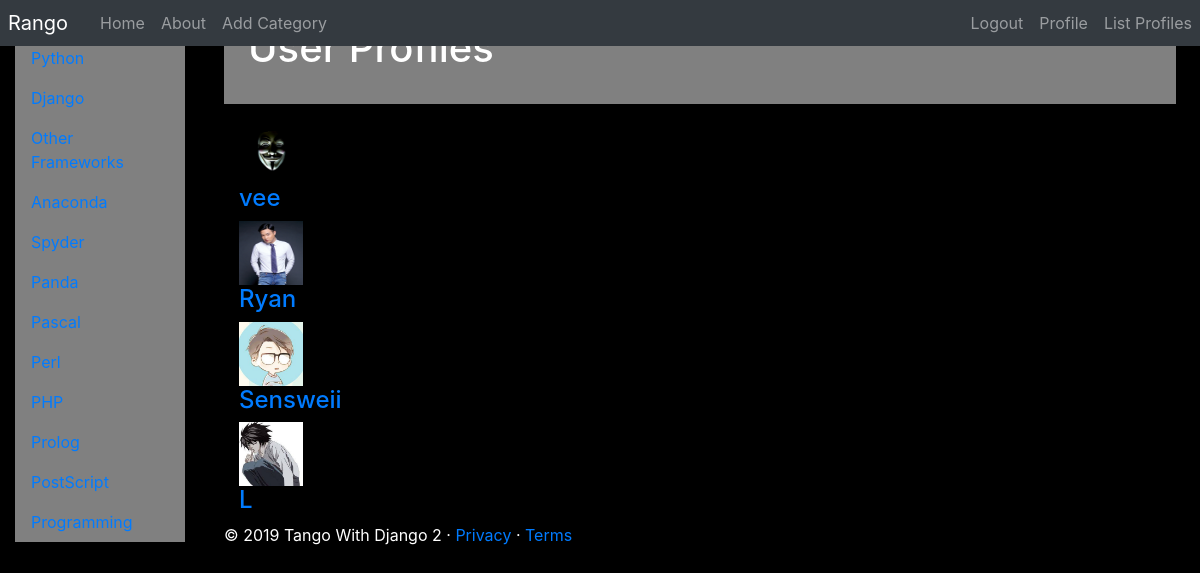
/rango/profiles/ (signed in), run on an earlier commit of the app's database.
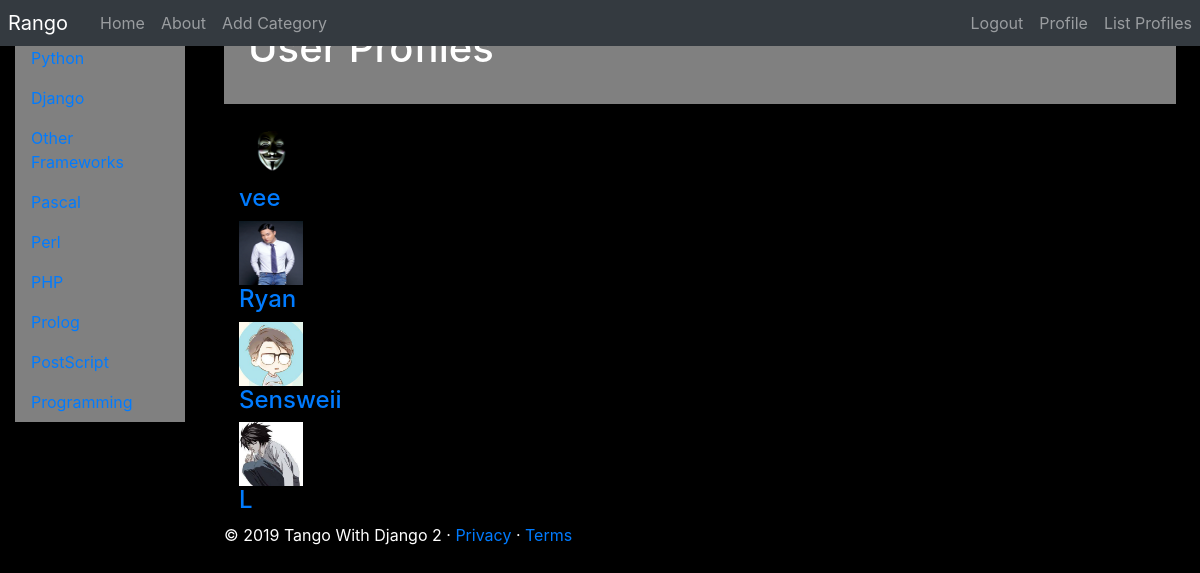
And on a later commit of the database.
### rango/models.py (models this page shows, shortened)
class Category(models.Model):
    name = models.CharField(max_length=128, unique=True)
    views = models.IntegerField(default=0)
    likes = models.IntegerField(default=0)
    slug = models.SlugField(unique=True)
    class Meta:
        verbose_name_plural = 'Categories'

class UserProfile(models.Model):
    user = models.OneToOneField(User, on_delete=models.CASCADE)
    website = models.URLField(blank=True)
    picture = models.ImageField(upload_to='profile_images', blank=True)

### rango/views.py (the view)
# urls.py: path('profiles/', views.list_profiles, name='list_profiles'),
@login_required
def list_profiles(request):
    userprofile_list = UserProfile.objects.all()
    return render(request, 'rango/list_profiles.html',
                    {'userprofile_list' : userprofile_list})

### rango/templatetags/rango_template_tags.py (called while the page is built)
@register.inclusion_tag('rango/cats.html')
def get_category_list(cat = None):
    return {'cats': Category.objects.all(),
            'act_cat': cat}

### templates/rango/list_profiles.html (shortened to what this page needs)
{% extends 'rango/base.html' %}
{% load staticfiles %}
{% block body_block %}
  <div class="jumbotron-heading p-4 mb-3">
      <h1 class="jumbotron-heading">User Profiles</h1>
  </div>
  <div class="container">
    <div class="row">
      {% if userprofile_list %}
          <div class="panel-heading">
          <div class="panel-body">
          <div class="list-group">
              {% for listuser in userprofile_list %}
                  <div class="container">
                  {% if user.is_superuser %}
                        {% if listuser.picture %}
                          <img width="64" height="64" src="{{ MEDIA_URL }}{{ listuser.picture }}" alt="{{listuser.username}}">
                        {% else %}
                          <img width="64" height="64" src="{% static "images/blank.png" %}"/>
                        {% endif %}
                          <h4 class="list-group-item-heading">
                          <a href="{% url 'rango:profile' listuser.user.username %}">
                                  {{ listuser.user.username }}</a>
                          </h4>
                  {% endif %}
                  </div>
              {% endfor %}
          </div>
          </div>
          </div>
      {% else %}
          <p>There are no users for the site.</p>
      {% endif %}
    </div>
  </div>
{% endblock %}

### templates/rango/base.html (shortened to what this page needs)
<!DOCTYPE html>
{% load staticfiles %}
{% load rango_template_tags %}
<html lang="en">
    <head>
    <link href="https://getbootstrap.com/docs/4.2/dist/css/bootstrap.min.css" rel="stylesheet">
    <link href="https://getbootstrap.com/docs/4.2/examples/dashboard/dashboard.css" rel="stylesheet">
    </head>
    <body>
        <header>
            <nav class="navbar navbar-expand-md navbar-dark fixed-top bg-dark p-0">
                <a class="navbar-brand p-2" href="{% url 'rango:index' %}">Rango</a>
                <div class="collapse navbar-collapse" id="navbarCollapse">
                    <ul class="navbar-nav mr-auto">
                        <li class="nav-item"><a class="nav-link" href="{% url 'rango:index' %}">Home</a></li>
                        <li class="nav-item "><a class="nav-link" href="{% url 'rango:about' %}">About</a></li>
                      {% if user.is_authenticated %}
                        <li class="nav-item"><a class="nav-link" href="{% url 'rango:add_category' %}">Add Category</a></li>
                      {% endif %}
                    </ul>
                    <ul class="navbar-nav ml-auto">
                      {% if user.is_authenticated %}
                        <li class="nav-item"><a class="nav-link" href="{% url 'auth_logout' %}?next=/rango/">Logout</a></li>
                        <li class="nav-item "><a class="nav-link" href="{% url 'rango:profile' user.username %}">Profile</a></li>
                        <li class="nav-item "><a class="nav-link" href="{% url 'rango:list_profiles' %}">List Profiles</a></li>
                      {% else %}
                        <li class="nav-item"><a class="nav-link" href="{% url 'registration_register' %}">Register Here</a></li>
                        <li class="nav-item "><a class="nav-link" href="{% url 'auth_login' %}">Login</a></li>
                      {% endif %}
                    </ul>
                </div>
            </nav>
        </header>
        <div class="container-fluid">
            <div class="row">
                <nav class="col-md-2 d-none d-md-block sidebar">
                    <div  class="sidebar-sticky">
                      <div id="cats">
                      {% block sidebar_block %}
                          {% get_category_list category %}
                      {% endblock %}
                      </div>
                    </div>
                </nav>
                <main role="main" class="col-md-9  ml-sm-auto col-lg-10 px-4">
                    {% block body_block %}{% endblock %}
                    <footer>
                        <p>&copy; 2019 Tango With Django 2 &middot; <a href="{% url 'rango:terms_page' %}">Privacy</a> &middot;
                                                                    <a href="{% url 'rango:terms_page' %}">Terms</a></p>
                    </footer>
                </main>
            </div>
        </div>
    </body>
</html>

### templates/rango/cats.html (shortened to what this page needs)
<ul class="nav flex-column">
  {% if cats %}
      {% for c in cats %}
      {% if c == act_cat %}
          <li class="nav-item">
              <a class="nav-link active" href="{% url 'rango:show_category' c.slug %}">
              <span data-feather="at-sign"></span>{{ c.name }}</a>
          </li>
      {% else %}
          <li class="nav-item">
              <a class="nav-link" href="{% url 'rango:show_category' c.slug %}">
              {{ c.name }}</a>
          </li>
      {% endif %}
      {% endfor %}
  {% else %}
      <li class="nav-item">No Categories Yet!</li>
  {% endif %}
</ul>

### templates/rango/base.html (style rules this page uses)
body { background-color: black; color: white; }
.sidebar-sticky { background-color: #808080; }
.jumbotron-heading { background-color: #808080; color: white; }

What changed in the data, as far as the page shows it:
removed Category: name "Anaconda"
removed Category: name "Spyder"
removed Category: name "Panda"
